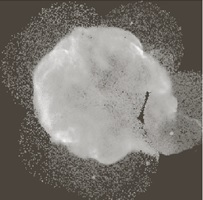
%> input picture MATLAB/medical procession/homework03/starscloud.jpg, 203 x 200 px
$ octave --eval "MorphologicalSmoothing2;"   (GNU Octave 9; MATLAB toolbox functions it lacks are replaced by stand-ins)
%> lines starting %> are read from the running program, lines starting %| are printed output that depends on the picture; in (x1, y1, x2, y2) boxes, pixels count from 0 and x2, y2 are one past the last pixel; in counts of white or black regions, pixels touching at a corner belong together; the program's own positions count from 1
### MATLAB/medical procession/homework03/bgfilling.m
function im = bgfilling(im,bg,h,w)
for i = 1:h
    for j =1:w
        if im(i,j) == 0
            im(i,j) = bg;
        end
    end
end

end

### MATLAB/medical procession/homework03/MorphologicalSmoothing2.m
function MorphologicalSmoothing2

im = imread('starscloud.jpg');
%> im is the input picture: size 200x203x3 uint8; mean R, G, B 123.5, 119.4, 113.6
im= rgb2gray(im);
%> im: size 200x203 uint8
subplot(2,2,1);imshow(im);

im = im2double(im);
%> im: size 200x203 double
s = size(im);
%> s = [200 203]
h = s(1);
%> h = 200
w = s(2);
%> w = 203
bg = im(1,1);
%> bg = 0.224
%用半径为一的原盘进行平滑操作
im1 = zeros(h,w);
for i = 2:h-1
    for j = 2:w-1
        im1(i,j) = minGray_edge(1,im,i,j);
    end
end
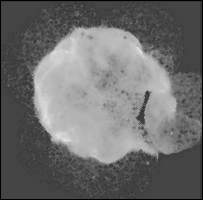
%> im1: size 200x203 double; min 0, max 0.91, mean 0.428

im2 = zeros(h,w);
for i = 2:h-1
    for j = 2:w-1
        im2(i,j) = maxGray_edge(1,im1,i,j);
    end
end
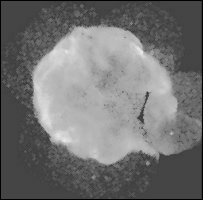
%> im2: size 200x203 double; min 0, max 0.91, mean 0.448

im3 = zeros(h,w);
for i = 2:h-1
    for j = 2:w-1
        im3(i,j) = maxGray_edge(1,im2,i,j);
    end
end
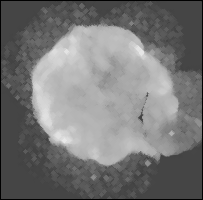
%> im3: size 200x203 double; min 0, max 0.91, mean 0.465

im4 = zeros(h,w);
for i = 2:h-1
    for j = 2:w-1
        im4(i,j) = minGray_edge(1,im3,i,j);
    end
end
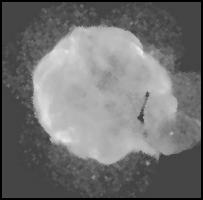
%> im4: size 200x203 double; min 0, max 0.91, mean 0.447
im4 = bgfilling(im4,bg,h,w);
%> after the loop in bgfilling, `for i = 1:h`:
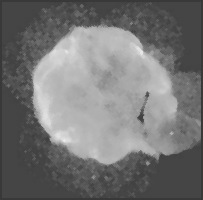
%> im: size 200x203 double; 3.93% of pixels changed, all inside (x1, y1, x2, y2) = (0, 0, 203, 200)
subplot(2,2,2);imshow(im4);
%用半径为3的原盘进行平滑操作
im1 = zeros(h,w);
for i = 4:h-3
    for j = 4:w-3
        im1(i,j) = minGray_edge(3,im,i,j);
    end
end
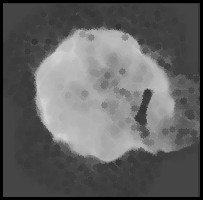
%> im1: size 200x203 double; min 0, max 0.827, mean 0.384

im2 = zeros(h,w);
for i = 4:h-3
    for j = 4:w-3
        im2(i,j) = maxGray_edge(3,im1,i,j);
    end
end
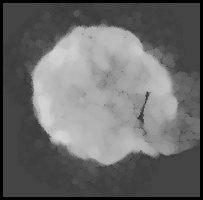
%> im2: size 200x203 double; min 0, max 0.827, mean 0.418

im3 = zeros(h,w);
for i = 4:h-3
    for j = 4:w-3
        im3(i,j) = maxGray_edge(3,im2,i,j);
    end
end

im4 = zeros(h,w);
for i = 4:h-3
    for j = 4:w-3
        im4(i,j) = minGray_edge(3,im3,i,j);
    end
end
im4 = bgfilling(im4,bg,h,w);
subplot(2,2,3);imshow(im4);
%用半径为5的原盘进行平滑操作
im1 = zeros(h,w);
for i = 6:h-5
    for j = 6:w-5
        im1(i,j) = minGray_edge(5,im,i,j);
    end
end

im2 = zeros(h,w);
for i = 6:h-5
    for j = 6:w-5
        im2(i,j) = maxGray_edge(5,im1,i,j);
    end
end
im3 = zeros(h,w);
for i = 6:h-5
    for j = 6:w-5
        im3(i,j) = maxGray_edge(5,im2,i,j);
    end
end

im4 = zeros(h,w);
for i = 6:h-5
    for j = 6:w-5
        im4(i,j) = minGray_edge(5,im3,i,j);
    end
end
im4 = bgfilling(im4,bg,h,w);
subplot(2,2,4);imshow(im4);
end
%> (the run ends here)
